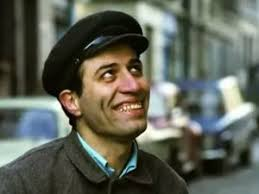
#> input picture sunal.jpg, 259 x 194 px
$ python 'Gİ5.py'
#> lines starting #> are read from the running program, lines starting #| are printed output that depends on the picture; after the words box and inside, x2 and y2 are one past the last pixel; in counts of white or black regions, pixels touching at a corner belong together
# -*- coding: utf-8 -*-
"""
Created on Tue Nov 12 21:29:37 2024

@author: edanu
"""

import cv2
import numpy as np

sunal=cv2.imread("sunal.jpg")
#> sunal is the input picture: shape (194, 259, 3); mean B, G, R 87.3, 99.3, 95.7

#sunal[:,:,0]=255#3.parametre bgr kısmıdır ve blue kısmı devreye girer = 250 diyere blue renginin tonunu ayarlardık
#sunal[:,:,1]=255# artık green değeri için çalışır
#sunal[:,:,2]=255#red değeri için çalışır.Üçünü aynı anda kullanarak bir renk karışımı yapabilirim
#burada : yerlere değer girmediğimiz için tüm resme efekt uyguluyor.
sunal[100:200,50:100,0]=255 #şeklinde yazarak belli bi alana efekt uygular.
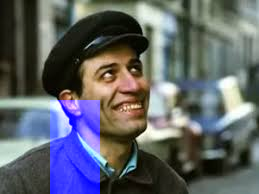
#> sunal: shape (194, 259, 3); 9.35% of pixels changed, all inside (x1, y1, x2, y2) = (50, 100, 100, 194)
cv2.imshow("Efekt Uygulama",sunal)

#sadece göz kısmına bir filtre eklemek istersek


cv2.waitKey(0)
cv2.destroyAllWindows()

$ run again, with kurt.jpg copied over sunal.jpg
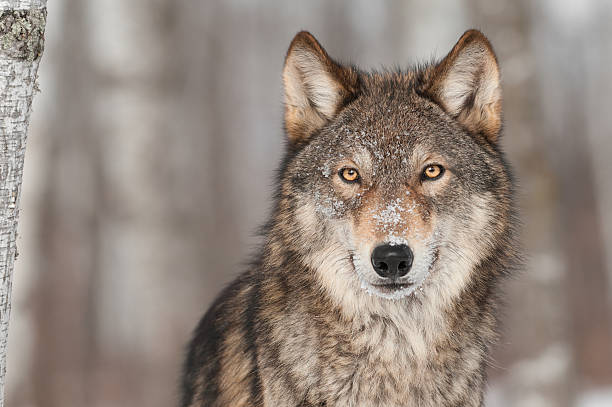
#> input picture kurt.jpg, 612 x 407 px
#> sunal is the input picture: shape (407, 612, 3); mean B, G, R 126.3, 135.4, 148.1
#> `sunal[100:200,50:100,0]=255`:
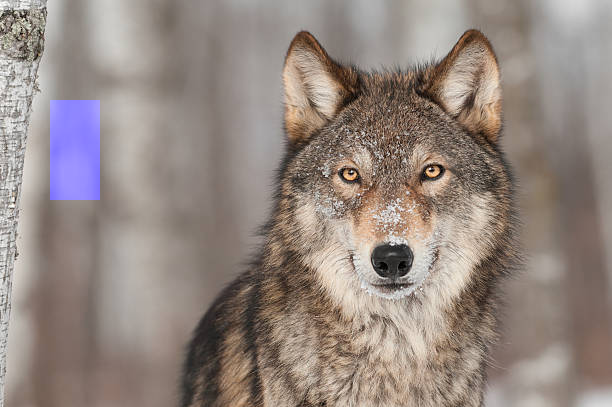
#> sunal: shape (407, 612, 3); 2.01% of pixels changed, all inside (x1, y1, x2, y2) = (50, 100, 100, 200)

$ run again, with kusResmi.jpg copied over sunal.jpg
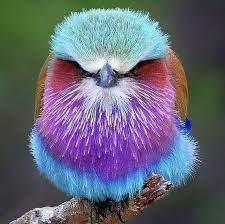
#> input picture kusResmi.jpg, 225 x 224 px
#> sunal is the input picture: shape (224, 225, 3); mean B, G, R 118.4, 102.8, 101.3
#> `sunal[100:200,50:100,0]=255`:
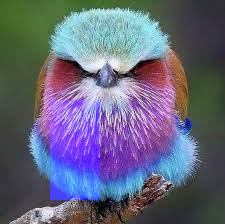
#> sunal: shape (224, 225, 3); 9.67% of pixels changed, all inside (x1, y1, x2, y2) = (50, 100, 100, 200)
